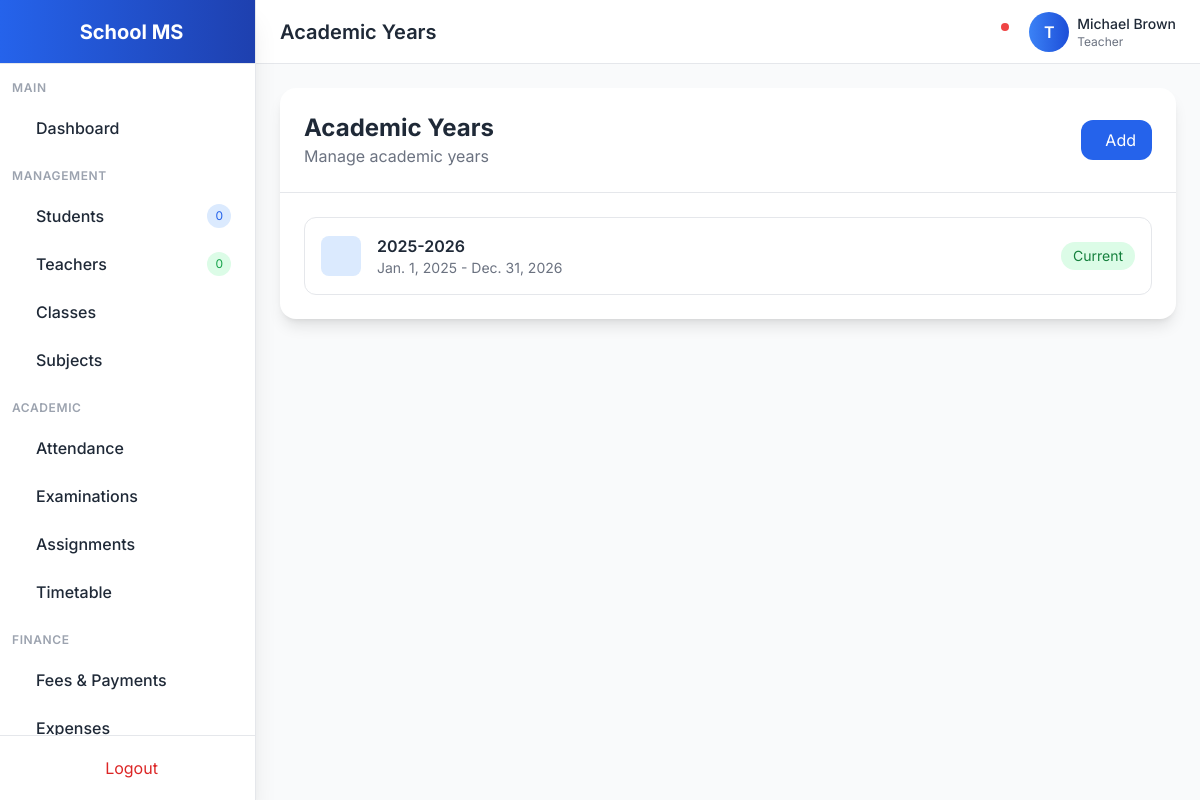
The page /academics/academic-years/ (signed in) on the database its author committed.
### accounts/models.py (models this page shows, shortened)
class User(AbstractUser):
    ROLE_CHOICES = [
        ('admin', 'Admin'),
        ('teacher', 'Teacher'),
        ('student', 'Student'),
        ('parent', 'Parent'),
    ]
    GENDER_CHOICES = [
        ('male', 'Male'),
        ('female', 'Female'),
        ('other', 'Other'),
    ]
    role = models.CharField(max_length=20, choices=ROLE_CHOICES, default='student')
    gender = models.CharField(max_length=10, choices=GENDER_CHOICES, blank=True)
    phone = models.CharField(max_length=20, blank=True)
    address = models.TextField(blank=True)
    photo = models.ImageField(upload_to='profiles/', blank=True, null=True)
    date_of_birth = models.DateField(null=True, blank=True)
    created_at = models.DateTimeField(auto_now_add=True)
    updated_at = models.DateTimeField(auto_now=True)
    class Meta:
        ordering = ['-created_at']

### academics/models.py (models this page shows, shortened)
class AcademicYear(models.Model):
    name = models.CharField(max_length=20)
    start_date = models.DateField()
    end_date = models.DateField()
    is_current = models.BooleanField(default=False)

### academics/views.py (the view)
# urls.py: path('academic-years/', views.AcademicYearListView.as_view(), name='academic-year-list'),
class AcademicYearListView(LoginRequiredMixin, ListView):
    model = AcademicYear
    template_name = 'academics/academic_year_list.html'
    context_object_name = 'academic_years'

### templates/academics/academic_year_list.html (shortened to what this page needs)
{% extends 'base.html' %}
{% block page_title %}Academic Years{% endblock %}
{% block content %}
<div class="bg-white dark:bg-gray-800 rounded-2xl shadow-lg">
    <div class="p-6 border-b dark:border-gray-700 flex justify-between items-center">
        <div>
            <h2 class="text-2xl font-bold">Academic Years</h2>
            <p class="text-gray-500">Manage academic years</p>
        </div>
        <a href="{% url 'academic-year-create' %}" class="px-4 py-2 bg-primary-600 text-white rounded-xl hover:bg-primary-700">
             Add
        </a>
    </div>
    <div class="p-6">
        <div class="space-y-4">
            {% for year in academic_years %}
            <div class="flex items-center justify-between p-4 border rounded-xl">
                <div class="flex items-center">
                    <div class="w-10 h-10 bg-blue-100 dark:bg-blue-900/30 rounded-lg flex items-center justify-center mr-4">
                    </div>
                    <div>
                        <h3 class="font-semibold">{{ year.name }}</h3>
                        <p class="text-sm text-gray-500">{{ year.start_date }} - {{ year.end_date }}</p>
                    </div>
                </div>
                <div class="flex items-center">
                    {% if year.is_current %}
                    <span class="px-3 py-1 bg-green-100 text-green-700 rounded-full text-sm">Current</span>
                    {% endif %}
                </div>
            </div>
            {% empty %}
            <p class="text-gray-500 text-center py-4">No academic years</p>
            {% endfor %}
        </div>
    </div>
</div>
{% endblock %}

### templates/base.html (shortened to what this page needs)
<!DOCTYPE html>
<html lang="en" class="light">
<head>
    <script src="https://cdn.tailwindcss.com"></script>
    <link href="https://cdn.jsdelivr.net/npm/remixicon@3.5.0/fonts/remixicon.css" rel="stylesheet">
</head>
<body class="bg-gray-50 dark:bg-gray-900 text-gray-800 dark:text-gray-100 transition-colors duration-300">
    {% if user.is_authenticated %}
    <div class="flex h-screen overflow-hidden">
        <aside class="w-64 bg-white dark:bg-gray-800 border-r dark:border-gray-700 flex flex-col shadow-xl z-20">
            <div class="h-16 flex items-center justify-center border-b dark:border-gray-700 bg-gradient-to-r from-primary-600 to-primary-800">
                <span class="text-xl font-bold text-white">School MS</span>
            </div>
            <nav class="flex-1 overflow-y-auto py-4">
                <div class="px-3 mb-2">
                    <p class="text-xs font-semibold text-gray-400 uppercase tracking-wider">Main</p>
                </div>
                <a href="{% url 'dashboard' %}" class="sidebar-item flex items-center px-4 py-3 mx-2 rounded-lg {% if request.path == '/' or request.path == '/dashboard/' %}active{% else %}hover:bg-gray-100 dark:hover:bg-gray-700{% endif %}">
                    <span class="font-medium">Dashboard</span>
                </a>
                <div class="px-3 mt-4 mb-2">
                    <p class="text-xs font-semibold text-gray-400 uppercase tracking-wider">Management</p>
                </div>
                <a href="{% url 'student-list' %}" class="sidebar-item flex items-center px-4 py-3 mx-2 rounded-lg {% if 'student' in request.path %}active{% else %}hover:bg-gray-100 dark:hover:bg-gray-700{% endif %}">
                    <span class="font-medium">Students</span>
                    <span class="ml-auto bg-primary-100 dark:bg-primary-900 text-primary-600 dark:text-primary-300 text-xs px-2 py-1 rounded-full">{{ students_count|default:0 }}</span>
                </a>
                <a href="{% url 'teacher-list' %}" class="sidebar-item flex items-center px-4 py-3 mx-2 rounded-lg {% if 'teacher' in request.path %}active{% else %}hover:bg-gray-100 dark:hover:bg-gray-700{% endif %}">
                    <span class="font-medium">Teachers</span>
                    <span class="ml-auto bg-green-100 dark:bg-green-900 text-green-600 dark:text-green-300 text-xs px-2 py-1 rounded-full">{{ teachers_count|default:0 }}</span>
                </a>
                <a href="{% url 'class-section-list' %}" class="sidebar-item flex items-center px-4 py-3 mx-2 rounded-lg {% if 'class' in request.path %}active{% else %}hover:bg-gray-100 dark:hover:bg-gray-700{% endif %}">
                    <span class="font-medium">Classes</span>
                </a>
                <a href="{% url 'subject-list' %}" class="sidebar-item flex items-center px-4 py-3 mx-2 rounded-lg {% if 'subject' in request.path %}active{% else %}hover:bg-gray-100 dark:hover:bg-gray-700{% endif %}">
                    <span class="font-medium">Subjects</span>
                </a>
                <div class="px-3 mt-4 mb-2">
                    <p class="text-xs font-semibold text-gray-400 uppercase tracking-wider">Academic</p>
                </div>
                <a href="{% url 'attendance-list' %}" class="sidebar-item flex items-center px-4 py-3 mx-2 rounded-lg {% if 'attendance' in request.path %}active{% else %}hover:bg-gray-100 dark:hover:bg-gray-700{% endif %}">
                    <span class="font-medium">Attendance</span>
                </a>
                <a href="{% url 'exam-schedule-list' %}" class="sidebar-item flex items-center px-4 py-3 mx-2 rounded-lg {% if 'exam' in request.path or 'grade' in request.path %}active{% else %}hover:bg-gray-100 dark:hover:bg-gray-700{% endif %}">
                    <span class="font-medium">Examinations</span>
                </a>
                <a href="{% url 'assignment-list' %}" class="sidebar-item flex items-center px-4 py-3 mx-2 rounded-lg {% if 'assignment' in request.path %}active{% else %}hover:bg-gray-100 dark:hover:bg-gray-700{% endif %}">
                    <span class="font-medium">Assignments</span>
                </a>
                <a href="{% url 'timetable-list' %}" class="sidebar-item flex items-center px-4 py-3 mx-2 rounded-lg {% if 'timetable' in request.path %}active{% else %}hover:bg-gray-100 dark:hover:bg-gray-700{% endif %}">
                    <span class="font-medium">Timetable</span>
                </a>
                <div class="px-3 mt-4 mb-2">
                    <p class="text-xs font-semibold text-gray-400 uppercase tracking-wider">Finance</p>
                </div>
                <a href="{% url 'fee-payment-list' %}" class="sidebar-item flex items-center px-4 py-3 mx-2 rounded-lg {% if 'fee' in request.path or 'finance' in request.path %}active{% else %}hover:bg-gray-100 dark:hover:bg-gray-700{% endif %}">
                    <span class="font-medium">Fees & Payments</span>
                </a>
                <a href="{% url 'expense-list' %}" class="sidebar-item flex items-center px-4 py-3 mx-2 rounded-lg {% if 'expense' in request.path %}active{% else %}hover:bg-gray-100 dark:hover:bg-gray-700{% endif %}">
                    <span class="font-medium">Expenses</span>
                </a>
            </nav>
            <div class="p-3 border-t dark:border-gray-700">
                <a href="{% url 'logout' %}" class="flex items-center justify-center px-4 py-2 text-red-600 hover:bg-red-50 dark:hover:bg-red-900/20 rounded-lg transition">
                    <span>Logout</span>
                </a>
            </div>
        </aside>
        <div class="flex-1 flex flex-col overflow-hidden">
            <header class="h-16 bg-white dark:bg-gray-800 border-b dark:border-gray-700 flex items-center justify-between px-6 shadow-sm">
                <div class="flex items-center">
                    <h1 class="text-xl font-semibold">{% block page_title %}Dashboard{% endblock %}</h1>
                </div>
                <div class="flex items-center space-x-4">
                    <button onclick="toggleTheme()" class="p-2 rounded-lg hover:bg-gray-100 dark:hover:bg-gray-700 transition">
                    </button>
                    <div class="relative">
                        <button class="p-2 rounded-lg hover:bg-gray-100 dark:hover:bg-gray-700 transition">
                            <span class="absolute top-1 right-1 w-2 h-2 bg-red-500 rounded-full"></span>
                        </button>
                    </div>
                    <div class="flex items-center space-x-2">
                        <div class="w-10 h-10 rounded-full bg-gradient-to-r from-primary-500 to-primary-700 flex items-center justify-center text-white font-semibold">
                            {{ user.username|make_list|first|upper }}
                        </div>
                        <div class="hidden md:block">
                            <p class="text-sm font-medium">{{ user.get_full_name|default:user.username }}</p>
                            <p class="text-xs text-gray-500">{{ user.get_role_display }}</p>
                        </div>
                    </div>
                </div>
            </header>
            <main class="flex-1 overflow-y-auto p-6 bg-gray-50 dark:bg-gray-900">
                {% block content %}{% endblock %}
            </main>
        </div>
    </div>
    {% else %}
    <main class="min-h-screen flex items-center justify-center bg-gradient-to-br from-primary-600 via-primary-700 to-primary-900">
        {% block auth_content %}{% endblock %}
    </main>
    {% endif %}
</body>
</html>

### templates/base.html (style rules this page uses)
body { font-family: 'Inter', sans-serif; }

### rows shown on the page
User: username|make_list "T", get_full_name "Michael Brown", role "Teacher"
AcademicYear: name "2025-2026", start_date "Jan. 1, 2025", end_date "Dec. 31, 2026", is_current "Current"

### other values the page prints
{{ students_count|default:0 }} "0"
{{ teachers_count|default:0 }} "0"
